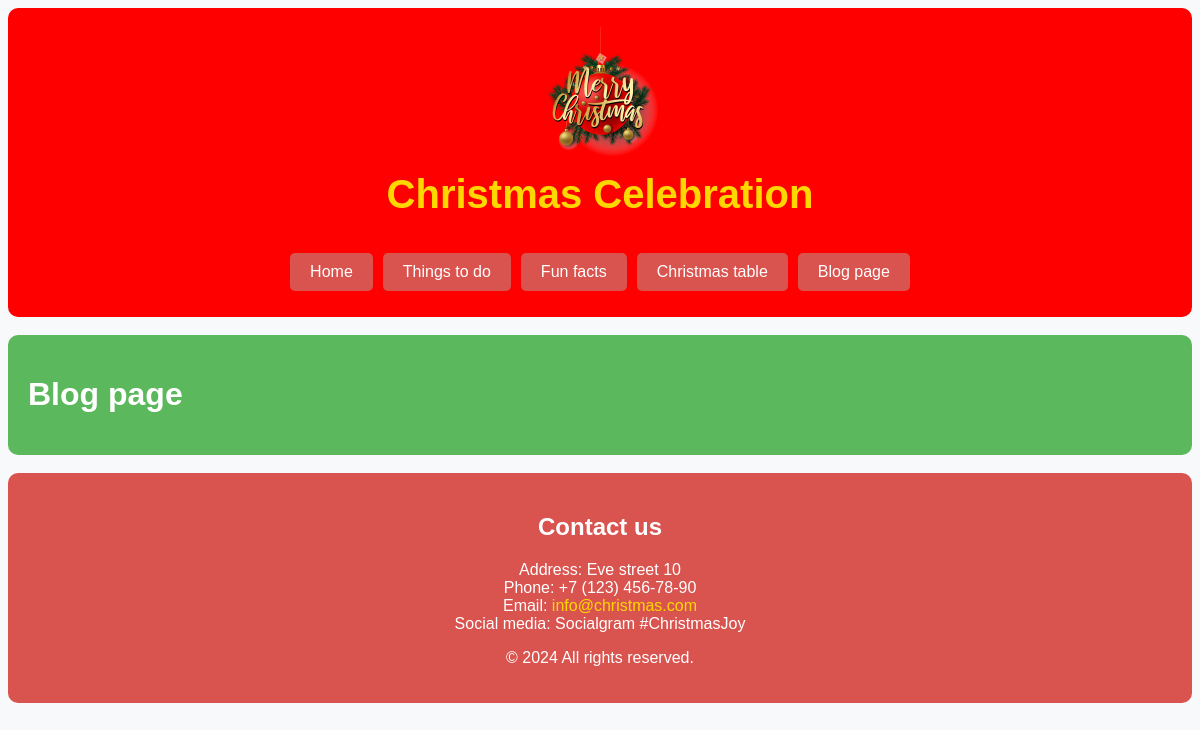
The app's page /news1/, older data.
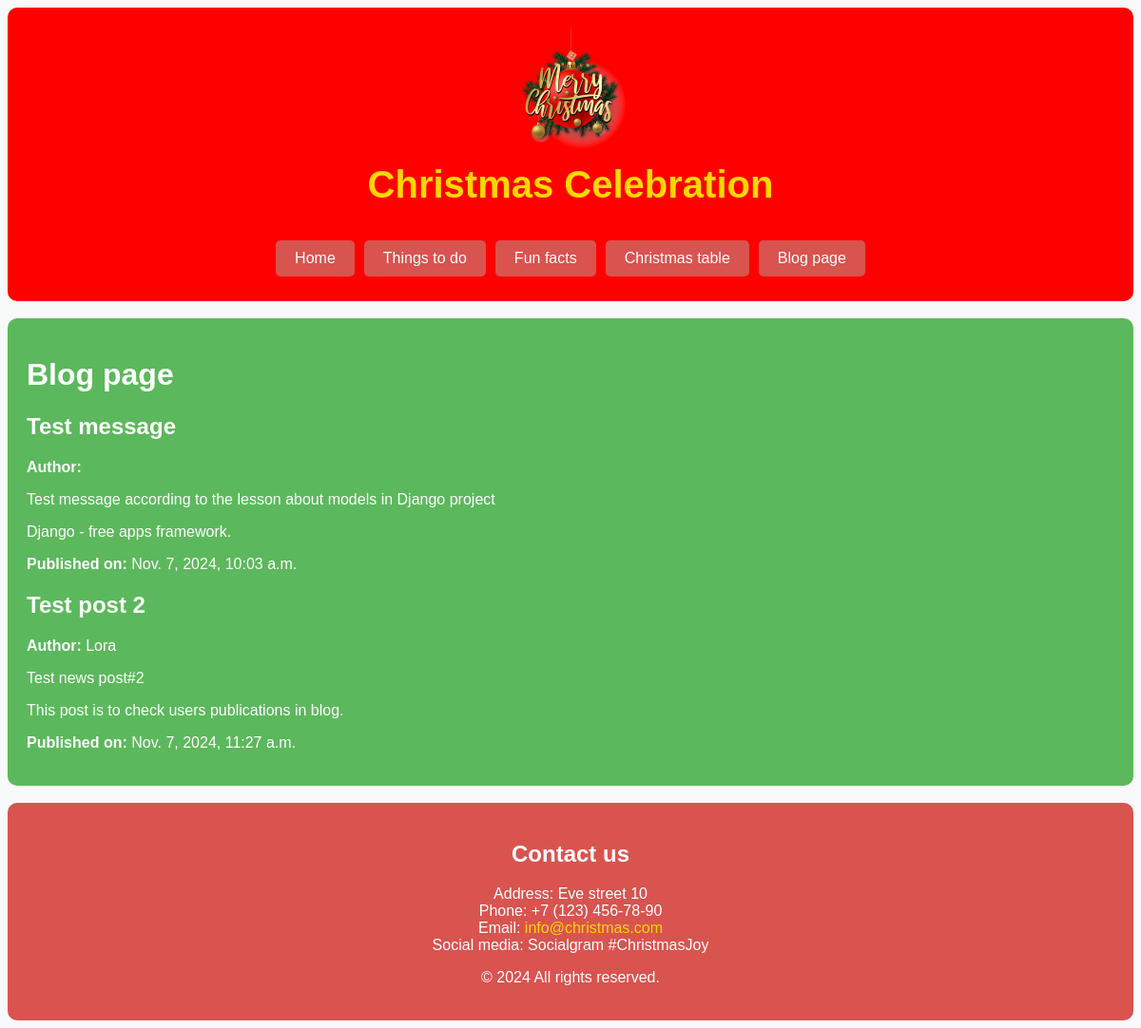
The same page, newer data.
### news1/models.py (models this page shows, shortened)
class News_post(models.Model):
    title = models.CharField('News title', max_length=100)
    short_description = models.CharField('Short news description', max_length=200)
    text = models.TextField('News')
    pub_date = models.DateTimeField('Publication date')
    author = models.ForeignKey(User, on_delete=models.CASCADE, verbose_name='Author')
    class Meta:
        verbose_name = 'News Post'
        verbose_name_plural = 'News Posts'

### news1/views.py (the view)
# urls.py: path('', views.index, name="home"),
def home(request):
    news = News_post.objects.all()
    return render(request, 'news1/news1.html', {'news': news})

### news1/templates/news1/news1.html (shortened to what this page needs)
{% extends 'MyApp/layoute.html'%}
{% block content %}
<h1>Blog page</h1>
{% for new in news %}
    <div>
        <h2>{{ new.title }}</h2>
        <p><strong>Author:</strong> {{ new.author.username }}</p>
        <p>{{ new.short_description }}</p>
        <p>{{ new.text }}</p>
        <p><strong>Published on:</strong> {{ new.pub_date }}</p>
    </div>
{% endfor %}
{% endblock %}

### MyApp/templates/MyApp/layoute.html (shortened to what this page needs)
{% load static %}
<!doctype html>
<html lang="en">
<head>
    <link rel="stylesheet" href="{% static 'main/css/main.css' %}">
</head>
<body>
     {% include 'MyApp/nav.html' %}
     <br>
    <div class="container mt-5">
        <main class="col-md-9 float-right">
            {% block content %}{% endblock %}
        </main>
    <br>
    {% include 'MyApp/footer.html' %}
    </div>
</body>
</html>

### MyApp/templates/MyApp/nav.html
{% load static %}
<nav class="navbar" style="background-color: red; padding: 10px; border-radius: 10px;">
    <div class="container" style="display: flex; align-items: center; flex-direction: column;">
        <div class="navbar-left" style="flex: 0 0 auto;">
            <img src="{% static 'main/img/MC1.png' %}" alt="Merry Christmas" width="150px" class="img-fluid">
        </div>
        <div class="navbar-center navbar-header" style="flex: 1; text-align: center;">
            <h1 class="navbar-title">Christmas Celebration</h1>
        </div>
        <div class="navbar-right" style="flex: 0 0 auto; margin-top: 10px;">
            <ul class="navbar-menu">
                <li><a href="{% url 'home' %}">Home</a></li>
                <li><a href="{% url 'page2' %}">Things to do</a></li>
                <li><a href="{% url 'fun' %}">Fun facts</a></li>
                <li><a href="{% url 'table' %}">Christmas table</a></li>
                <li><a href="{% url 'news1_home' %}">Blog page</a></li>
            </ul>
        </div>
    </div>
</nav>

### MyApp/templates/MyApp/footer.html
<footer class="footer">
    <h2>Contact us</h2>
    <p>Address: Eve street 10 <br>
       Phone: +7 (123) 456-78-90<br>
       Email: <a href="mailto:info@christmas.com" style="color: #ffd700; text-decoration: none;">info@christmas.com</a><br>
       Social media: Socialgram #ChristmasJoy
    </p>
    <p>&copy; 2024 All rights reserved.</p>
</footer>

### MyApp/static/main/css/main.css (style rules this page uses)
.navbar-header { margin-bottom: 10px; }
.navbar-title { font-size: 2.5rem; color: #ffd700; margin: 0; }
.navbar-menu { list-style: none; padding: 0; display: flex; justify-content: center; gap: 10px; }
.navbar-menu li { margin: 0; }
.navbar-menu li a { background-color: #d9534f; color: #ffffff; text-decoration: none; display: inline-block; padding: 10px 20px; border-radius: 5px; transition: background-color 0.3s; }
body { background-color: #f8f9fa; font-family: 'Arial', sans-serif; }
main { padding: 20px; background-color: #5cb85c; border-radius: 10px; color: #ffffff; }
.footer { background-color: #d9534f; color: #ffffff; padding: 20px; text-align: center; border-radius: 10px; }

Row changes from the older to the newer data that the page shows:
added News_post: title "Test message", short_description "Test message according to the lesson about models in Django project", text "Django - free apps framework.", pub_date "Nov. 7, 2024, 10:03 a.m."
added News_post: title "Test post 2", author.username "Lora", short_description "Test news post#2", text "This post is to check users publications in blog.", pub_date "Nov. 7, 2024, 11:27 a.m."
